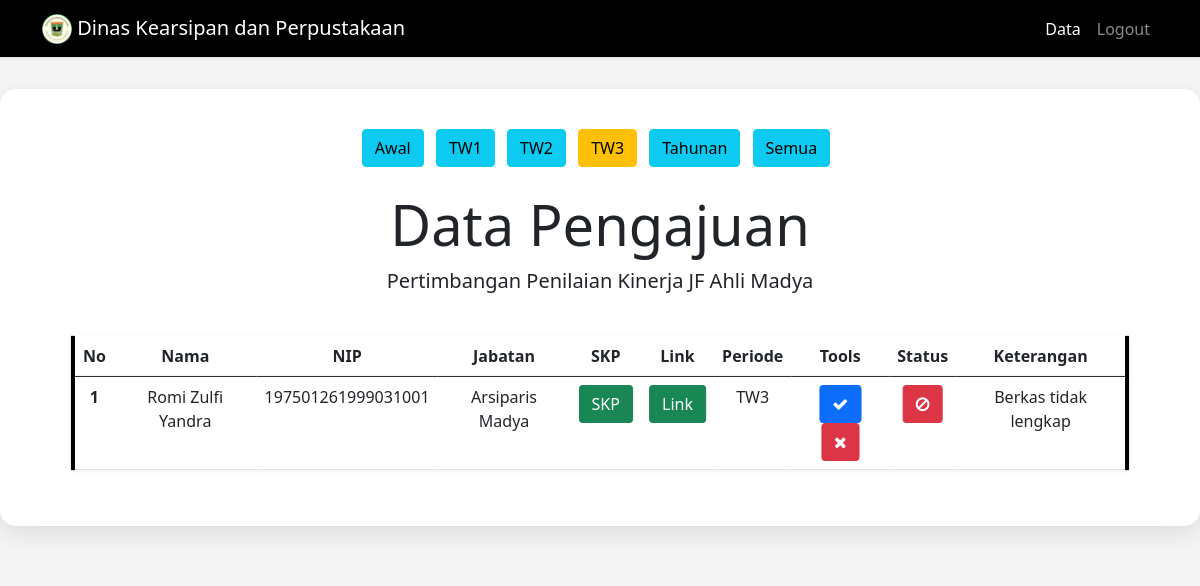
The page /data.php?periode=tw3 (signed in) on the database its author committed.
### tables this page shows
CREATE TABLE `data` (
  `Nomor` int(100) NOT NULL,
  `Nama` varchar(100) NOT NULL,
  `NIP` bigint(100) NOT NULL,
  `Jabatan` varchar(100) NOT NULL,
  `Bidang` varchar(100) NOT NULL,
  `Kabid` varchar(100) NOT NULL,
  `SKP` longblob NOT NULL,
  `Link` varchar(300) NOT NULL,
  `Periode` enum('Awal','TW1','TW2','TW3','Tahunan') NOT NULL,
  `status` enum('pending','disetujui','revisi') DEFAULT NULL,
  `komentar` text NOT NULL,
  `tanggal` datetime DEFAULT current_timestamp()
);

### data.php (the view, shortened to what this page needs)
<?php
include "koneksi.php";
$periodeFilter = $_GET['periode'] ?? '';
function isAktif($val) {
  global $periodeFilter;
  return ($periodeFilter == $val) ? 'btn-warning' : 'btn-info';
}
?>
<!DOCTYPE html>
<html lang="en">
  <head>
    <link href="https://cdn.jsdelivr.net/npm/bootstrap@5.0.2/dist/css/bootstrap.min.css" rel="stylesheet" />
    <link rel="stylesheet" href="https://stackpath.bootstrapcdn.com/font-awesome/4.7.0/css/font-awesome.min.css">
    <link rel="stylesheet" href="style.css" />
  </head>
  <body style="background-color: whitesmoke">
    <nav class="navbar navbar-expand-lg navbar-dark shadow-sm" style="background-color: black">
      <div class="container">
        <a class="navbar-brand" href="#"><img src="dap.png" alt="" width="30" height="30" class="d-inline-block align-text-top" /> Dinas Kearsipan dan Perpustakaan</a>
        <div class="collapse navbar-collapse" id="navbarNav">
          <ul class="navbar-nav ms-auto">
            <li class="nav-item"><a class="nav-link active" href="#">Data</a></li>
            <li class="nav-item"><a class="nav-link" href="logout.php">Logout</a></li>
          </ul>
        </div>
      </div>
    </nav>
    <section class="jumbotron text-center">
      <div class="card-custom mx-auto" style="max-width: 1500px;">
        <div class="mb-4">
          <a class="btn <?php echo isAktif('awal'); ?> me-2" href="?periode=awal">Awal</a>
          <a class="btn <?php echo isAktif('tw1'); ?> me-2" href="?periode=tw1">TW1</a>
          <a class="btn <?php echo isAktif('tw2'); ?> me-2" href="?periode=tw2">TW2</a>
          <a class="btn <?php echo isAktif('tw3'); ?> me-2" href="?periode=tw3">TW3</a>
          <a class="btn <?php echo isAktif('tahunan'); ?> me-2" href="?periode=tahunan">Tahunan</a>
          <a class="btn <?php echo ($periodeFilter == '') ? 'btn-warning' : 'btn-info'; ?> me-2" href="data.php">Semua</a>
        </div>
        <h1 class="display-4">Data Pengajuan</h1>
        <p class="lead">Pertimbangan Penilaian Kinerja JF Ahli Madya</p><br>
        <div style="padding-left: 2rem; padding-right: 2rem">
          <table class="table table-hover table-stripped">
            <thead>
              <tr>
                <th>No</th>
                <th>Nama</th>
                <th>NIP</th>
                <th>Jabatan</th>
                <th>SKP</th>
                <th>Link</th>
                <th>Periode</th>
                <th>Tools</th>
                <th>Status</th>
                <th>Keterangan</th>
              </tr>
            </thead>
            <tbody>
            <?php
            $bidang = '';
            if ($_SESSION['username'] == '196707241999031006') $bidang = 'Kearsipan';
            $sql = "SELECT * FROM data WHERE Bidang = '$bidang'";
            if ($periodeFilter != '') {
              $sql .= " AND LOWER(Periode) = '$periodeFilter'";
            }
            $query_mysqli = mysqli_query($connect, $sql) or die(mysqli_error($connect));
            $Nomor = 1;
            while($pecah = mysqli_fetch_array($query_mysqli)){
            ?>
              <tr>
                <th scope="row"><?php echo $Nomor++; ?></th>
                <td><?php echo $pecah['Nama']; ?></td>
                <td><?php echo $pecah['NIP']; ?></td>
                <td><?php echo $pecah['Jabatan']; ?></td>
                <td><a class="btn btn-success" href="skp.php?Nomor=<?php echo $pecah['Nomor']; ?>" target="_blank">SKP</a></td>
                <td>
                  <?php if (strtolower($pecah['Periode']) !== 'awal'): ?>
                    <a class="btn btn-success" href="<?php echo $pecah['Link']; ?>" target="_blank">Link</a>
                  <?php else: ?>
                    <a class="btn btn-warning" href="#"><i class="fa fa-chain-broken"></i></a>
                  <?php endif; ?>
                </td>
                <td><?php echo $pecah['Periode']; ?></td>
                <td>
                  <?php $status = $pecah['status']; $isFinalStatus = ($status == 'disetujui' || $status == 'revisi'); ?>
                  <a href="acc.php?id=<?php echo $pecah['Nomor']; ?>&status=disetujui" class="btn btn-primary <?php echo $isFinalStatus ? 'disabled-link' : ''; ?>" onclick="return <?php echo $isFinalStatus ? 'false' : 'confirm(\'Apakah Anda yakin ingin menyetujui data ini?\')'; ?>;"><i class="fa fa-check"></i></a>
                  <a href="revisi.php?id=<?php echo $pecah['Nomor']; ?>&status=revisi" class="btn btn-danger <?php echo $isFinalStatus ? 'disabled-link' : ''; ?>" onclick="return <?php echo $isFinalStatus ? 'false' : 'confirm(\'Apakah Anda yakin ingin menolak data ini?\')'; ?>;"><i class="fa fa-times"></i></a>
                </td>
                <td>
                  <?php if (strtolower($status) == 'disetujui'): ?>
                    <a class="btn btn-success" href="surat.php?Nomor=<?php echo $pecah['Nomor']; ?>" target="_blank"><i class="fa fa-print"></i></a>
                  <?php elseif (strtolower($status) == 'revisi'): ?>
                    <a class="btn btn-danger" href="#" onclick="showKomentarForm(<?php echo $pecah['Nomor']; ?>)"><i class="fa fa-ban"></i></a>
                  <?php else: ?>
                    <a class="btn btn-warning" href="#"><i class="fa fa-spinner"></i></a>
                  <?php endif; ?>
                </td>
                <td><?php echo $pecah['komentar']; ?></td>
              </tr>
            <?php } ?>
            </tbody>
          </table>
        </div>
      </div>
    </section>
  </body>
</html>

### style.css (style rules this page uses)
.jumbotron { padding-top: 2rem; background-color: whitesmoke; padding-bottom: 2rem; }
.table-hover { box-shadow: 0 2px 8px rgba(0, 0, 0, 0.05); transform: scale(1.002); border-left: 4px solid black; border-right: 4px solid black; cursor: pointer; }
.card-custom { background-color: #fff; border-radius: 16px; box-shadow: 0 8px 24px rgba(0, 0, 0, 0.1); padding: 40px; }

### rows shown on the page
data: Nama "Romi Zulfi Yandra", NIP "197501261999031001", Jabatan "Arsiparis Madya", Periode "TW3", komentar "Berkas tidak lengkap"
